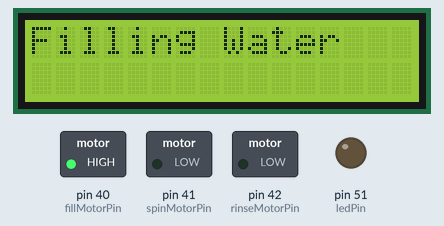
Simulated run of this sketch. Board: Arduino Mega 2560, built with avr-gcc and run on an emulated ATmega2560. On the bench: 16×2 character LCD, switched loads named in the sketch (green lamp = pin HIGH), output pins drawn as LEDs (lit = HIGH).

Above: at 0.1 s.
At 2.1 s:
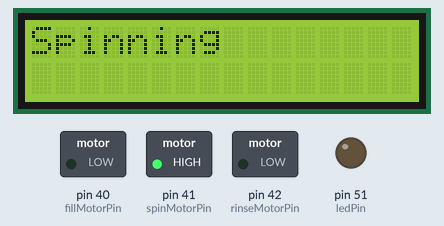
At 5.1 s:
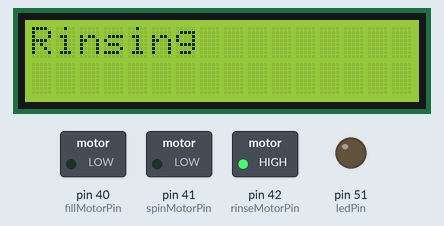
Timing chart, 0 to 40.0 s (numbered marks = the images above):
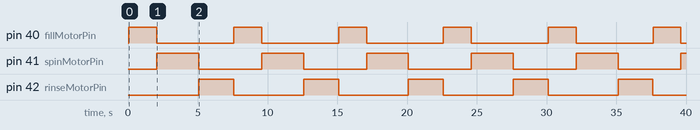

Measured:
- by itself, pin 40 (fillMotorPin): alternates HIGH for 2.0 s and LOW for 5.5 s
- by itself, pin 41 (spinMotorPin): alternates HIGH for 3.0 s and LOW for 4.5 s
- by itself, pin 42 (rinseMotorPin): alternates HIGH for 2.5 s and LOW for 5.0 s
- what the display in image 1 shows lasts 3.0 s, from 2.1 s to 5.1 s

The sketch:

WashingMachine.ino
```cpp
#include <Arduino_FreeRTOS.h>
#include <task.h>
#include <LiquidCrystal.h>
#include <semphr.h>

const int fillMotorPin = 40;
const int spinMotorPin = 41;
const int rinseMotorPin = 42;

const int ledPin = 51;
const int rs = 13, en = 12, d4 = 8, d5 = 9, d6 = 10, d7 = 11;
LiquidCrystal lcd(rs, en, d4, d5, d6, d7);

// Task handles
TaskHandle_t fillWaterTaskHandle;
TaskHandle_t spinTaskHandle;
TaskHandle_t rinseTaskHandle;

// Task periods (in milliseconds)
const unsigned long fillPeriod = 5000;   // Example period for filling water
const unsigned long spinPeriod = 3000;   // Example period for spinning
const unsigned long rinsePeriod = 4000;  // Example period for rinsing

// Task priorities
const int fillPriority = 1;
const int spinPriority = 2;
const int rinsePriority = 2;

// Mutexes
SemaphoreHandle_t mutex;

// Task functions
void fillWaterTask(void* parameter) {
  while (true) {
    xSemaphoreTake(mutex, portMAX_DELAY);

    // Control water filling process
    lcd.clear();
    lcd.print("Filling Water");
    digitalWrite(fillMotorPin, HIGH);
    delay(2000);  // Adjust the duration as per your requirement
    digitalWrite(fillMotorPin, LOW);

    xSemaphoreGive(mutex);

    vTaskDelay(pdMS_TO_TICKS(fillPeriod));  // Delay based on task period
  }
}

void spinTask(void* parameter) {
  while (true) {
    xSemaphoreTake(mutex, portMAX_DELAY);

    // Control spinning operation
    lcd.clear();
    lcd.print("Spinning");
    digitalWrite(spinMotorPin, HIGH);
    delay(3000);  // Adjust the duration as per your requirement
    digitalWrite(spinMotorPin, LOW);

    xSemaphoreGive(mutex);

    vTaskDelay(pdMS_TO_TICKS(spinPeriod));  // Delay based on task period
  }
}

void rinseTask(void* parameter) {
  while (true) {
    xSemaphoreTake(mutex, portMAX_DELAY);

    // Control rinsing process
    lcd.clear();
    lcd.print("Rinsing");
    digitalWrite(rinseMotorPin, HIGH);
    delay(2500);  // Adjust the duration as per your requirement
    digitalWrite(rinseMotorPin, LOW);

    xSemaphoreGive(mutex);

    vTaskDelay(pdMS_TO_TICKS(rinsePeriod));  // Delay based on task period
  }
}

void setup() {
  // Initialize hardware and pins
  pinMode(fillMotorPin, OUTPUT);
  pinMode(spinMotorPin, OUTPUT);
  pinMode(rinseMotorPin, OUTPUT);
  pinMode(ledPin, OUTPUT);

  lcd.begin(16, 2);  // Initialize LCD
  lcd.print("Washing Machine");

  // Create mutex
  mutex = xSemaphoreCreateMutex();

  // Check if mutex was created successfully
  if (mutex != NULL) {
    // Create tasks with assigned priorities
    xTaskCreate(fillWaterTask, "FillWater", 1000, NULL, fillPriority, &fillWaterTaskHandle);
    xTaskCreate(spinTask, "Spin", 1000, NULL, spinPriority, &spinTaskHandle);
    xTaskCreate(rinseTask, "Rinse", 1000, NULL, rinsePriority, &rinseTaskHandle);

    // Start the FreeRTOS scheduler
    vTaskStartScheduler();
  }
}

void loop() {
  // Empty loop, tasks are scheduled to run by FreeRTOS
}
```
